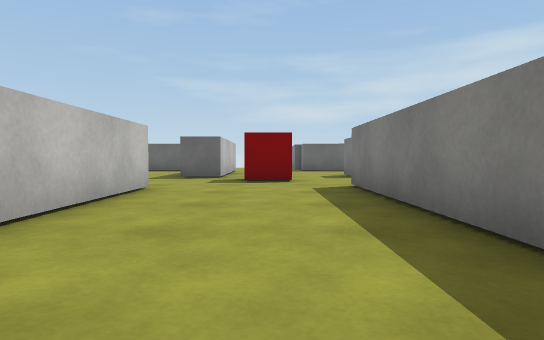
View 1 (above)

17 first-person views from a walk through a 3-D level made in the Unity game engine. The camera is 0.51 m above the floor, tilts 2° down and sees 75° across. The floor is counted in squares, 1 m on a side. Each view is taken from the middle of a square. On the plan, view 1 faces up. The plan holds only what a view shows up to about 9 squares ahead; the rest is blank. The player is left out. Surface patterns are stand-ins for the level's own textures.

View 2
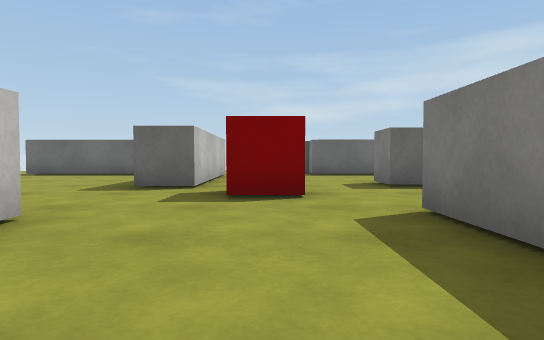

View 3
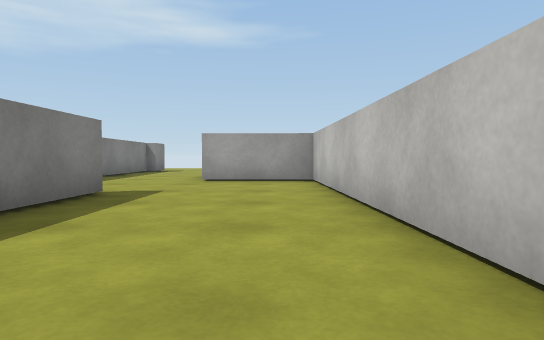

View 4
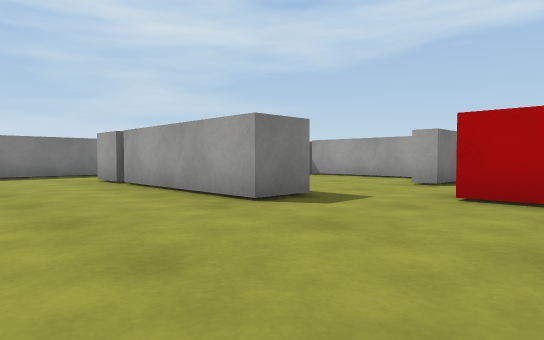

View 5
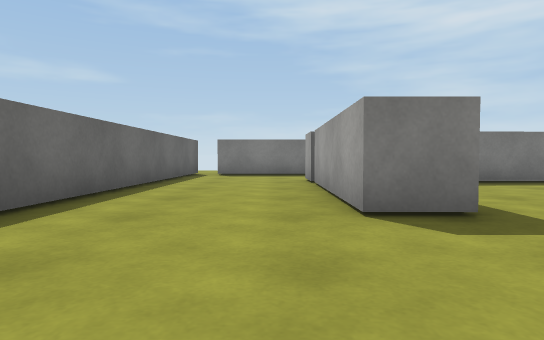

View 6
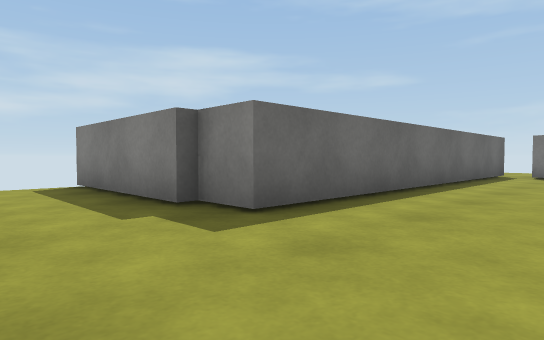

View 7
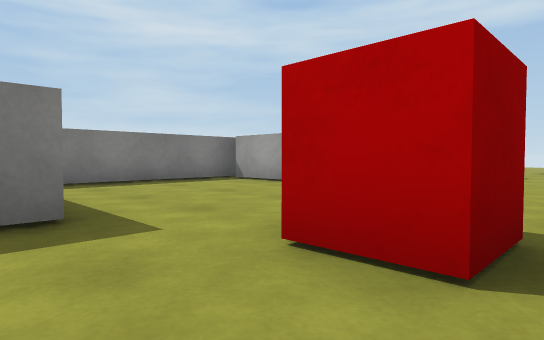

View 8
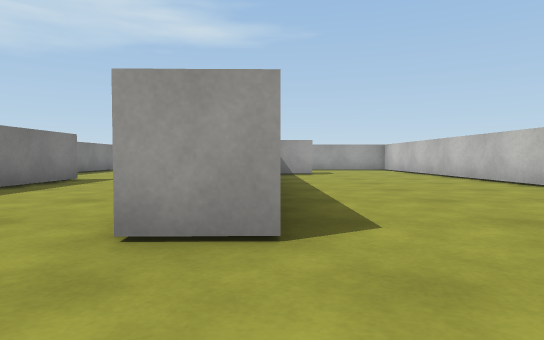

View 9
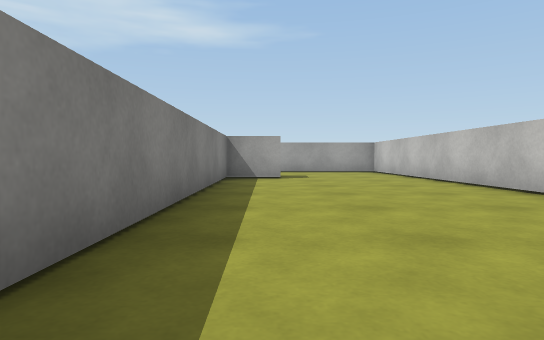

View 10
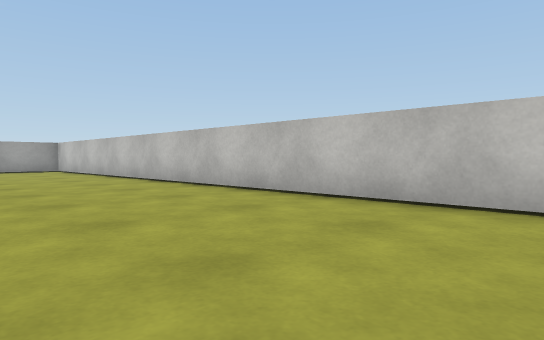

View 11
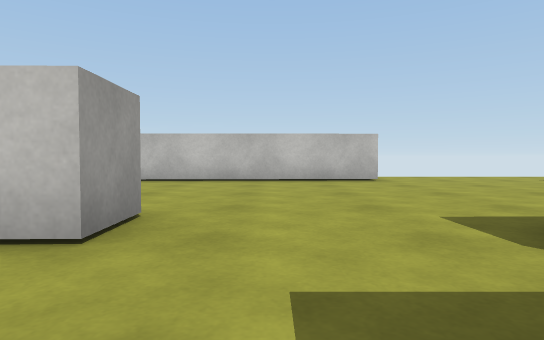

View 12
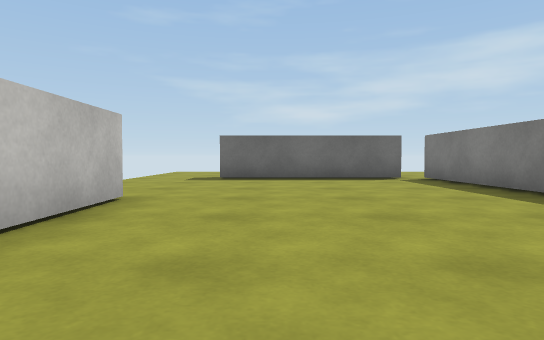

View 13
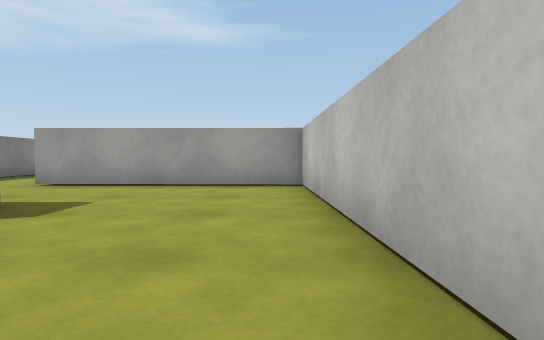

View 14
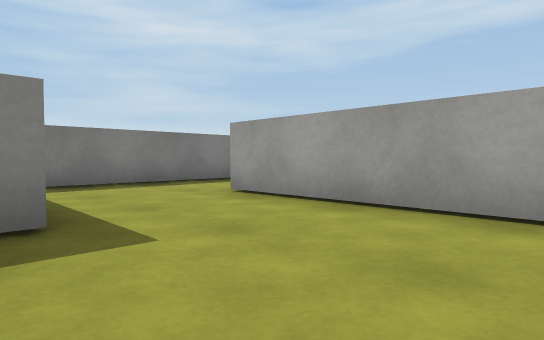

View 15
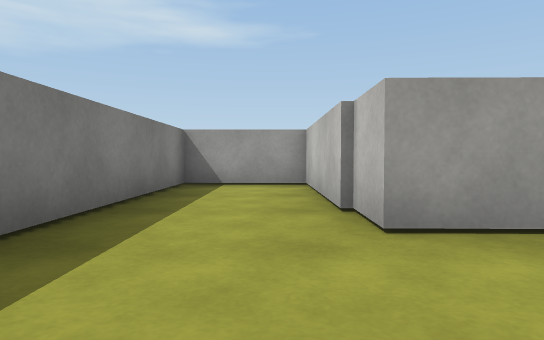

View 16
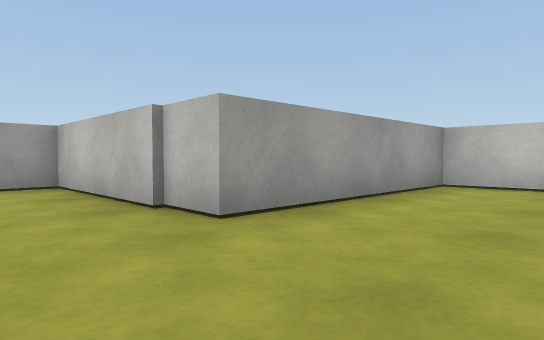

View 17
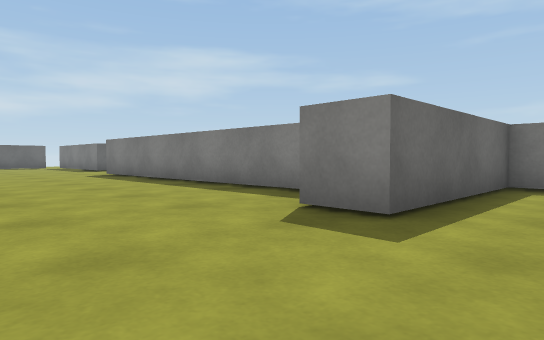

### Floor plan
Ten units are one square. View 1 is at (0, 0); x grows to the right and y downward. Boxes are objects, and circles mark ways between rooms. Rooms are numbered by the first view taken in them; rooms with no view inside come last. Other rooms are left out.
<svg viewBox="-90 -145 195 257">
<path fill="none" stroke="#000" d="M27 -92 21 -92 21 -102 60 -102M-21 -59 -19 26 5 27M61 -102 72 -102M-13 -119 -13 -89M94 -106 94 -126M14 0 14 -63 19 -63M95 -133 12 -134M-31 -59 -21 -59M-13 -89 -24 -89M-78 -94 -75 63 -26 64 -26 106 -3 107 -3 37 -42 36 -42 26 -29 26 -30 -49M-23 -98 -24 -135M-29 -135 -73 -135M27 -45 59 -44M62 -44 62 -82"/>
<rect x="-5" y="-85" width="10" height="10" fill="#bbb"><title>red cube</title></rect>
<circle cx="-20" cy="-75" r="3" fill="#2a7"/>
<circle cx="20" cy="-75" r="3" fill="#2a7"/>
<text x="20" y="-80">1</text>
<text x="-50" y="-30">2</text>
<text x="40" y="-70">3</text>
</svg>
Room 1 opens to room 2. Room 1 opens to room 3.

Where each view was taken, in squares from view 1:
view 1: 0 up, 0 right, facing up
view 2: 3 up, 0 right, facing up
view 3: 5 up, 1 left, facing down
view 4: 13 up, 1 left, facing down-right
view 5: 11 up, 1 left, facing right
view 6: 11 up, 1 left, facing up-right
view 7: 10 up, 1 left, facing down-right
view 8: 8 up, 3 left, facing down
view 9: 6 up, 4 left, facing down
view 10: 8 up, 4 left, facing down-left
view 11: 7 up, 0 right, facing left
view 12: 5 up, 6 left, facing up
view 13: 0 up, 7 left, facing down
view 14: 3 down, 7 left, facing down-right
view 15: 4 down, 2 left, facing down
view 16: 4 down, 1 left, facing down-left
view 17: 5 down, 7 left, facing up-right
